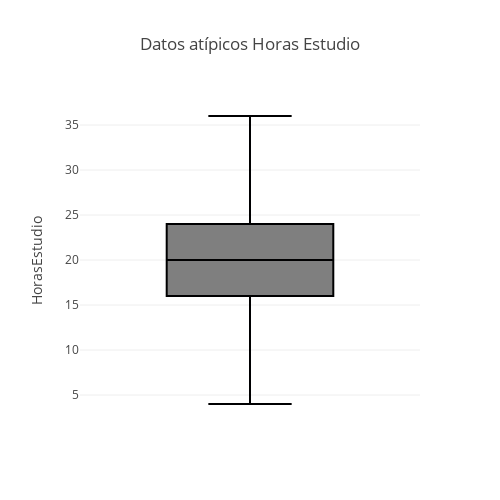

This figure's notebook cell:
### Code cell
#Se define el cuartil 75 y se le resta el cuartil 25
iqr = df2['HorasEstudio'].quantile(0.75) - df2['HorasEstudio'].quantile(0.25)
#Desarrollamos filtros superior o inferior por lo general es el iqr por 1.5 pero se puede manejar el número
filtro_inferior = df2['HorasEstudio'] > df2['HorasEstudio'].quantile(0.25) - (iqr * 1.6)
filtro_superior = df2['HorasEstudio'] < df2['HorasEstudio'].quantile(0.75) + (iqr * 1.6)

df3= df2[filtro_inferior & filtro_superior]

#Graficando el boxplot
fig = px.box(df3, y='HorasEstudio', title='Datos atípicos Horas Estudio')
fig.update_layout(width=500,height=500) 
fig.show()

### Figure 1 — Plotly figure (JSON) as saved in the notebook; plotly's stock layout.template omitted (floating-point values rounded to 4 significant figures; data arrays with more than 128 entries replaced by an {"elided": "..."} marker saying what was removed)
{"data": [{"alignmentgroup": "True", "hovertemplate": "HorasEstudio=%{y}<extra></extra>", "legendgroup": "", "marker": {"color": "#000001"}, "name": "", "notched": false, "offsetgroup": "", "orientation": "v", "showlegend": false, "type": "box", "x0": " ", "xaxis": "x", "y": {"elided": "6656 int values"}, "y0": " ", "yaxis": "y"}], "layout": {"boxmode": "group", "height": 500, "legend": {"tracegroupgap": 0}, "title": {"text": "Datos atípicos Horas Estudio"}, "width": 500, "xaxis": {"anchor": "y", "domain": [0, 1]}, "yaxis": {"anchor": "x", "domain": [0, 1], "title": {"text": "HorasEstudio"}}}}
